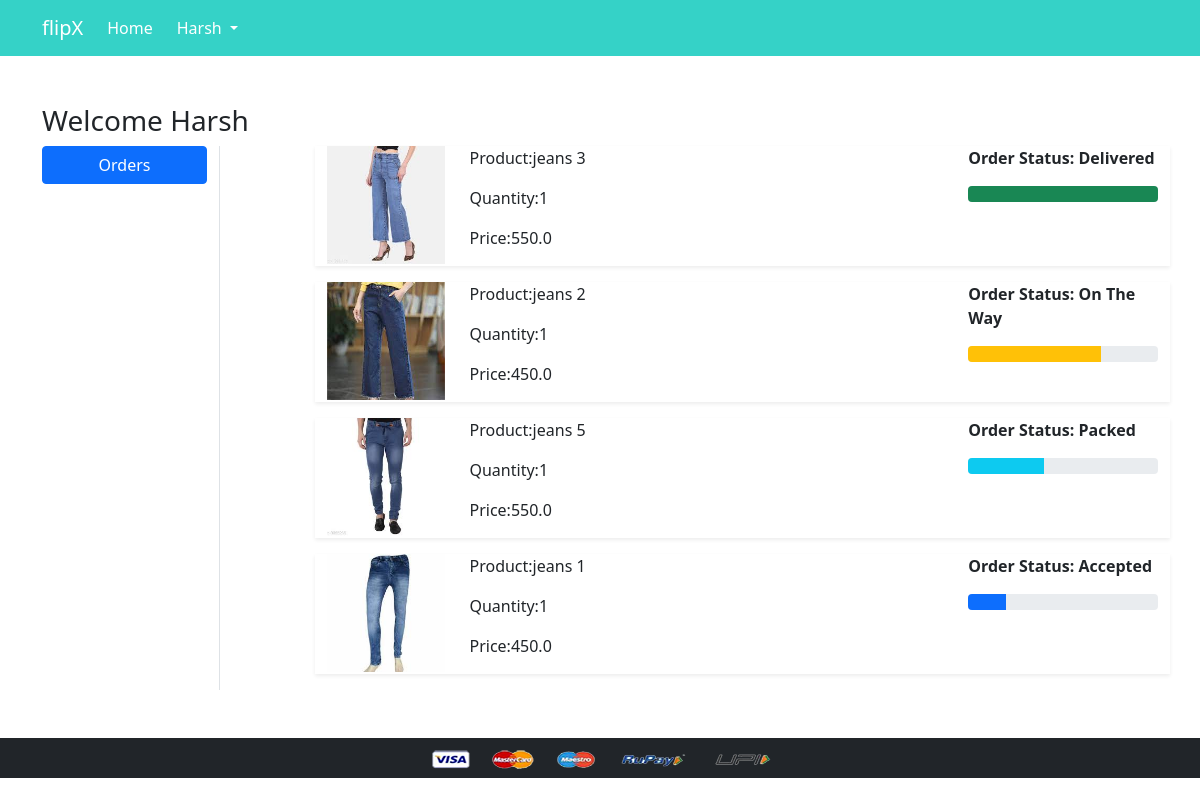
Screenshot of /orders/ (signed in) with the database file from the repository.
### app/models.py (models this page shows, shortened)
class OrderPlaced(models.Model):
    user = models.ForeignKey(User, on_delete=models.CASCADE)
    customer = models.ForeignKey(Customer, on_delete=models.CASCADE)
    product = models.ForeignKey(Product, on_delete=models.CASCADE)
    quantity = models.PositiveIntegerField(default=1)
    order_date = models.DateTimeField(auto_now_add=True)
    status = models.CharField(max_length=50,choices=STATUS_CHOICES,default='Pending')
    @property
    def total_cost(self):
        return self.quantity * self.product.selling_price

class Product(models.Model):
    title = models.CharField(max_length=100)
    selling_price = models.FloatField()
    discount_price = models.FloatField()
    description_price = models.TextField()
    brand = models.CharField(max_length=100)
    category = models.CharField(choices=CATEGORY_CHOICES,max_length=2)
    product_image = models.ImageField(upload_to='productimg')

### app/views.py (the view)
# urls.py: path('orders/', views.orders, name='orders'),
@login_required
def orders(request):
    op = OrderPlaced.objects.filter(user=request.user)
    return render(request, 'app/orders.html',{'order_placed':op})

### app/templates/app/orders.html (shortened to what this page needs)
{% extends 'app/base.html' %}
{% load static %}
{% block main-content %}
<div class="container my-5">
    <div class="row">
        <h3>Welcome <span class="text-capitalize">{{request.user}}</span></h3>
        <div class="col-sm-2 border-end">
            <ul class="list-unstyled">
                <li class="d-grid"><a href="{% url 'orders' %}" class="btn btn-primary">Orders</a></li>
            </ul>
        </div>
        <div class="col-sm-9 offset-sm-1">
        {% for op in order_placed %}
            <div class="row shadow-sm mb-3">
            <div class="col-sm-2">
                <img src="{{op.product.product_image.url}}" alt="" width="150" height="150" class="img-fluid">
            </div>
            <div class="col-sm-7">
                <p>Product:{{op.product.title}}</p>
                <p>Quantity:{{op.quantity}}</p>
                <p>Price:{{op.total_cost}}</p>
            </div>
            <div class="col-sm-3 fw-bold">
                <p>Order Status: {{op.status}}</p>
                    {% if op.status == 'Accepted' %}
                    <div class="progress">
                        <div class="progress-bar" role="progressbar" style="width: 20%;" aria-valuenow="20"
                            aria-valuemin="0" aria-valuemax="100"></div>
                    </div>
                    {% endif %}
                    {% if op.status == 'Packed' %}
                    <div class="progress">
                        <div class="progress-bar bg-info" role="progressbar" style="width: 40%;" aria-valuenow="40"
                            aria-valuemin="0" aria-valuemax="100"></div>
                    </div>
                    {% endif %}
                    {% if op.status == 'On The Way' %}
                    <div class="progress">
                        <div class="progress-bar bg-warning" role="progressbar" style="width: 70%;" aria-valuenow="70"
                            aria-valuemin="0" aria-valuemax="100"></div>
                    </div>
                    {% endif %}
                    {% if op.status == 'Delivered' %}
                    <div class="progress">
                        <div class="progress-bar bg-success" role="progressbar" style="width: 100%;" aria-valuenow="100"
                            aria-valuemin="0" aria-valuemax="100"></div>
                    </div>
                    {% endif %}
            </div>
        </div>
        {% endfor %}
        </div>
    </div>
</div>
{% endblock main-content %}

### app/templates/app/base.html (shortened to what this page needs)
<!doctype html>
{% load static %}
<html lang="en">
<head>
  <link href="https://cdn.jsdelivr.net/npm/bootstrap@5.0.0-beta1/dist/css/bootstrap.min.css" rel="stylesheet"
>
  <link rel="stylesheet" href="{% static 'app/css/owl.carousel.min.css' %}">
  <link rel="stylesheet" href="{% static 'app/css/all.min.css' %}">
  <link rel="stylesheet" href="{% static 'app/css/style.css' %}">
</head>
<body>
  <nav class="navbar navbar-expand-lg navbar-dark bg-primary" style="background-color: #35d2c7!important;">
    <div class="container">
      <a class="navbar-brand" href="/">flipX</a>
      <div class="collapse navbar-collapse" id="navbarSupportedContent">
        <ul class="navbar-nav me-auto mb-2 mb-lg-0">
          <li class="nav-item">
            <a class="nav-link active" aria-current="page" href="/">Home</a>
          </li>
        <div>
          <ul class="navbar-nav me-auto mb-2 mb-lg-0">
            {% if request.user.is_authenticated %}
            <li class="nav-item dropdown mx-2">
              <a class="nav-link dropdown-toggle text-white" href="#" id="profileDropdown" role="button"
                data-bs-toggle="dropdown" aria-expanded="false">
                {{request.user|capfirst}}
              </a>
            </li>
            {% endif %}
          </ul>
        </div>
      </div>
    </div>
  </nav>
  {% block main-content %} {% endblock main-content %}
  <footer class="container-fluid bg-dark text-center p-2 mt-5">
    <img src="{% static 'app/images/payment.png' %}" alt="" srcset="" class="img-fluid" height="2px">
  </footer>
</body>
</html>

### rows the page displays
OrderPlaced: product.product_image (picture), product "jeans 3", quantity "1", total_cost "550.0", status "Delivered"
OrderPlaced: product.product_image (picture), product "jeans 2", quantity "1", total_cost "450.0", status "On The Way"
OrderPlaced: product.product_image (picture), product "jeans 5", quantity "1", total_cost "550.0", status "Packed"
OrderPlaced: product.product_image (picture), product "jeans 1", quantity "1", total_cost "450.0", status "Accepted"

### other values shown
{{ request.user|capfirst }} "Harsh"
{{ request.user }} "Harsh"
